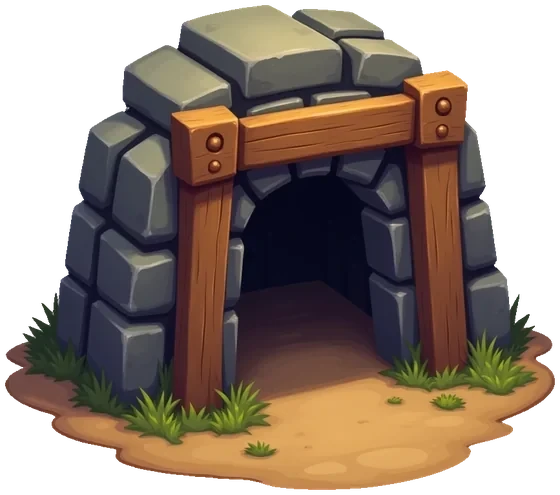
#> input picture assets/beam_frame.webp, 560 x 495 px; its folder holds only this picture in this run
$ python defringe_rim.py
#> lines starting #> are read from the running program, lines starting #| are printed output that depends on the picture; after the words box and inside, x2 and y2 are one past the last pixel; in counts of white or black regions, pixels touching at a corner belong together
#> in main, im is the input picture: PIL image 560x495 RGBA; mean R, G, B, A 92.6, 73.7, 59.3, 174.3
"""Damp the pale outline the model paints around every sprite.

    python tools/defringe_rim.py --check    # measure, change nothing
    python tools/defringe_rim.py            # fix assets/ in place

The generator draws objects as stickers: a light stroke runs all the way round
the silhouette. On a fir trunk the outermost ring measures 59% luminance against
19% inside. At native size it passes for a highlight; the moment the sprite is
filtered — down a mip chain, or through the occluder blur — that stroke spreads
and reads as a grey halo around everything.

It is damped, not cut. Each pixel within DEPTH of the edge is pulled towards the
colour of the nearest pixel that is genuinely inside the object, by an amount
that falls off with distance from the edge and that only applies where the pixel
is actually BRIGHTER than that reference — a legitimately lit rim keeps its
light, an unearned white stroke does not.

Thin structures are left alone on purpose. Where a bare branch is three pixels
across there is no interior to sample and no halo to speak of: the stroke IS the
branch. Those pixels are skipped rather than smeared with a colour fetched from
somewhere else in the image.

Alpha is never touched.
"""

import argparse
import pathlib

import numpy as np
from PIL import Image
from scipy import ndimage

ROOT = pathlib.Path(__file__).resolve().parent.parent
ASSETS = ROOT / "assets"
QUALITY = 90

DEPTH = 6           # how deep the stroke runs, in pixels
PAD = 4             # reference is sampled this much deeper than DEPTH
MARGIN = 0.05       # only damp pixels this much brighter than their reference
STRENGTH = 1.0      # how far a rim pixel is pulled at the very edge
REACH = DEPTH + PAD + 3   # beyond this the object is too thin to have an inside
LUMA = np.array([0.2126, 0.7152, 0.0722], dtype=np.float32)


def defringe(rgba):
    rgb = rgba[..., :3].astype(np.float32) / 255.0
    alpha = rgba[..., 3]
    solid = alpha > 8
    core = ndimage.binary_erosion(solid, iterations=DEPTH + PAD)
    if not core.any():
        return rgba, 0.0, 0

    # distance from the silhouette, and the nearest genuinely-inside colour
    dist = ndimage.distance_transform_edt(solid)
    core_d, idx = ndimage.distance_transform_edt(~core, return_distances=True,
                                                 return_indices=True)
    ref = rgb[tuple(idx)]

    band = solid & ~core & (core_d <= REACH)
    if not band.any():
        return rgba, 0.0, 0

    lum = rgb @ LUMA
    lum_ref = ref @ LUMA
    brighter = (lum - lum_ref) > MARGIN

    w = np.clip(1.0 - (dist - 1.0) / DEPTH, 0.0, 1.0) * STRENGTH
    w = np.where(band & brighter, w, 0.0)[..., None]

    before = float(lum[band & brighter].mean() * 100) if (band & brighter).any() else 0.0
    out = rgb * (1 - w) + ref * w
    after = float((out @ LUMA)[band & brighter].mean() * 100) if (band & brighter).any() else 0.0

    fixed = np.dstack([(np.clip(out, 0, 1) * 255).round().astype(np.uint8), alpha])
    return fixed, before - after, int((band & brighter).sum())


def rim_report(rgba):
    """Outermost ring vs interior, the number the defect was found by."""
    rgb = rgba[..., :3].astype(np.float32) / 255.0
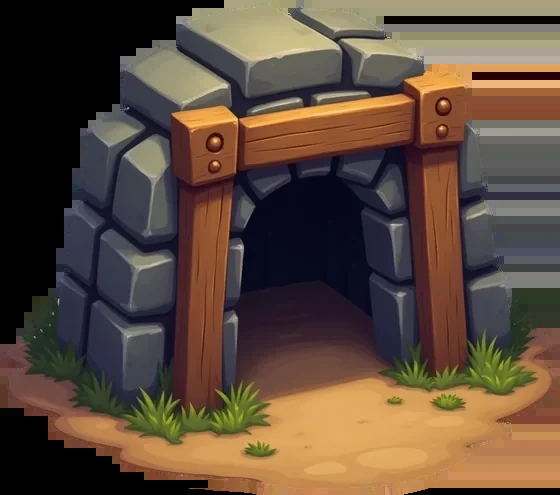
#> rgb: shape (495, 560, 3) float32; mean R, G, B 0.363, 0.289, 0.232
    solid = rgba[..., 3] > 8
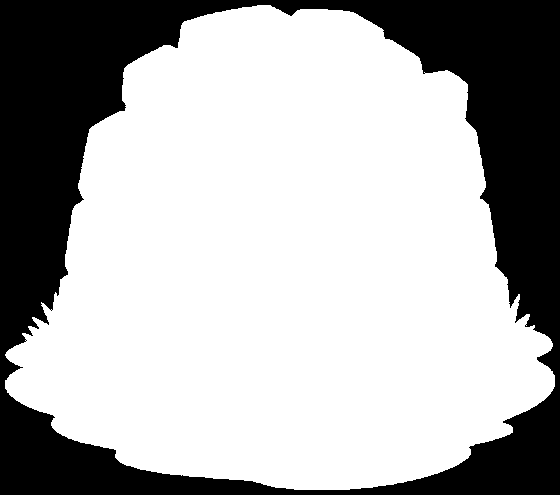
#> solid: shape (495, 560) bool; 68.7% white; 1 black region, box (x1, y1, x2, y2) and area: (0, 0, 560, 495) 86660
    ring = solid & ~ndimage.binary_erosion(solid, iterations=2)
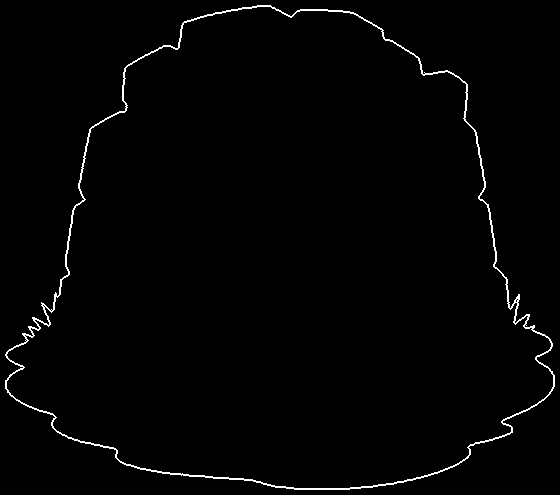
#> ring: shape (495, 560) bool; 1.3% white in thin lines or dots
    inner = ndimage.binary_erosion(solid, iterations=10)
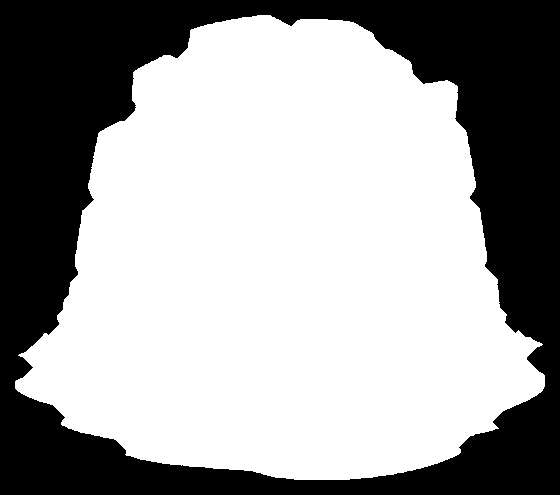
#> inner: shape (495, 560) bool; 62.6% white; 1 black region, box (x1, y1, x2, y2) and area: (0, 0, 560, 495) 103643
    if not ring.any() or not inner.any():
        return None
    lum = rgb @ LUMA
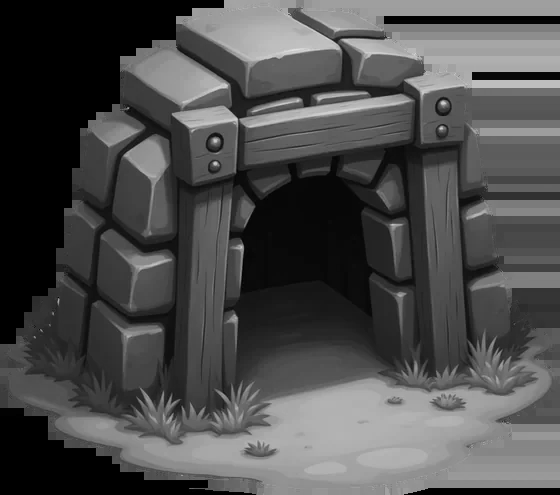
#> lum: shape (495, 560) float32; min 0, max 0.883, mean 0.301
    return lum[ring].mean() * 100, lum[inner].mean() * 100


def main():
    ap = argparse.ArgumentParser()
    ap.add_argument("--check", action="store_true")
    args = ap.parse_args()

    files = sorted(ASSETS.glob("*.webp"))
    print(f"{'id':<18}{'кант':>7}{'нутро':>7}{'дельта':>8}   после")
    print("-" * 52)
    touched = 0
    for p in files:
        im = Image.open(p)
        if im.mode != "RGBA":
            continue
        a = np.asarray(im.convert("RGBA"))
        r = rim_report(a)
#> r = (39.33, 32.19)
        if r is None:
            continue
        rim, inner = r
#> rim = 39.33; inner = 32.19
        if rim - inner < 8:                 # no halo worth touching
            continue
        fixed, drop, n = defringe(a)
        if not n:
            continue
        touched += 1
        if not args.check:
            Image.fromarray(fixed, mode="RGBA").save(p, quality=QUALITY, method=6)
            r2 = rim_report(np.asarray(Image.open(p).convert("RGBA")))
            after = f"{r2[0]:5.1f} / {r2[1]:5.1f}" if r2 else "—"
        else:
            after = f"-{drop:.1f} п.п."
        print(f"{p.stem:<18}{rim:7.1f}{inner:7.1f}{rim-inner:8.1f}   {after}")

    print("-" * 52)
    print(f"{'проверено' if args.check else 'обработано'}: {touched} спрайтов из {len(files)}")


if __name__ == "__main__":
    main()

$ run again, on assets/biome_crystals-480.webp
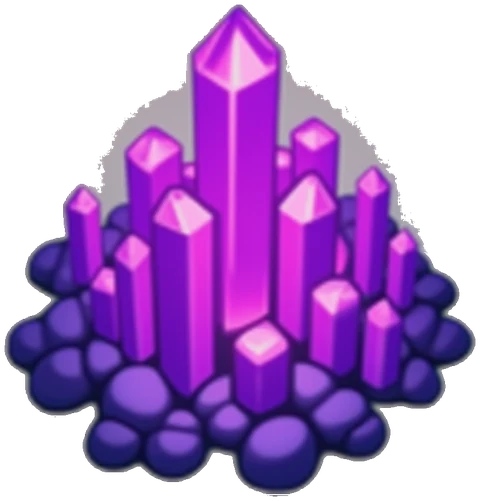
#> input picture assets/biome_crystals-480.webp, 480 x 501 px
#> in main, im is the input picture: PIL image 480x501 RGBA; mean R, G, B, A 82.8, 38.6, 106.4, 147.5
#> in rim_report, `solid = rgba[..., 3] > 8`:
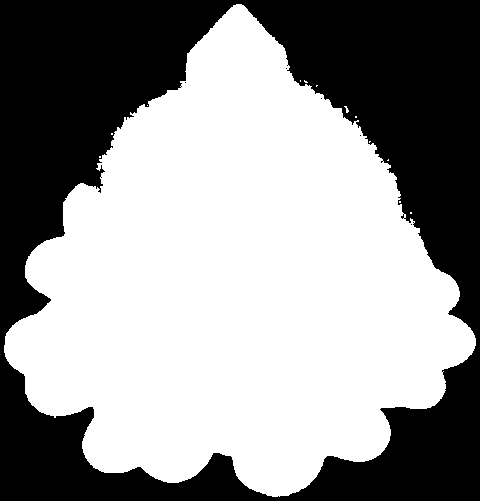
#> solid: shape (501, 480) bool; 58.3% white; 6 black regions (5 under 20 px), largest, box (x1, y1, x2, y2) and area: (0, 0, 480, 501) 100194
#> ring: shape (501, 480) bool; 1.4% white in thin lines or dots
#> r = (56, 30.24)
#> in main, `rim, inner = r`: rim = 56; inner = 30.24
#> band: shape (501, 480) bool; 6.3% white; 8 white regions (7 under 20 px), largest, box (x1, y1, x2, y2) and area: (4, 4, 476, 497) 15214
#> brighter: shape (501, 480) bool; 7.1% white; 115 white regions (103 under 20 px), largest, box (x1, y1, x2, y2) and area: (0, 176, 480, 501) 13388, (183, 0, 296, 88) 1852, (374, 154, 408, 210) 874
#> before = 43.9
#> in defringe, `after = float((out @ LUMA)[band & brighter].mean() * 100) if (band & b..`: after = 25.8
#> drop = 18.1; n = 7959
#> in rim_report (call 2), `lum = rgb @ LUMA`:
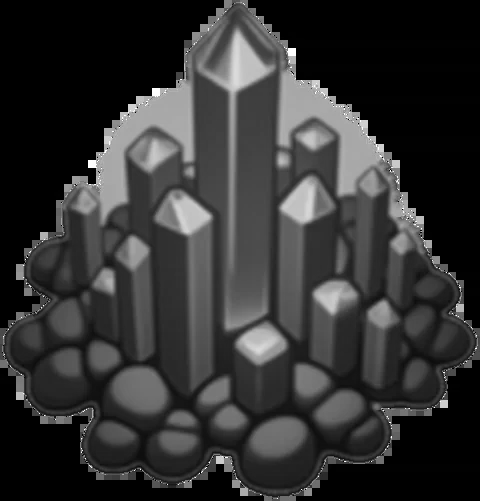
#> lum: shape (501, 480) float32; min 0, max 1, mean 0.199
#> r2 = (32.23, 30.26)
#> in main, `after = f"{r2[0]:5.1f} / {r2[1]:5.1f}" if r2 else "—"`: after = ' 32.2 /  30.3'
#| biome_crystals-480   56.0   30.2    25.8    32.2 /  30.3
